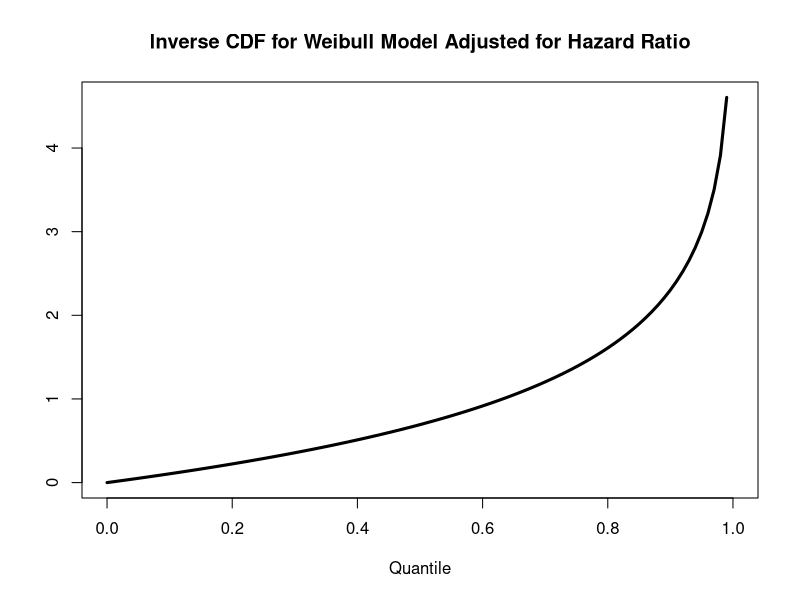

R code for this plot:
## ---- chunk 1
f_inv_cond_weib = function(u, nu, lambda, t0){
  
  t = (t0^nu - log(1-u) * lambda^(-1))^(1/nu) - t0
  
  return(t)
  
}
## ---- chunk 2
# The hazard ratio is set to 1 by default so the function can be used for 
# non hazard adjusted inverse CDF's
inverse_cond_cdf = function(u, nu, lambda, beta_HR = 1, t0){
  
  t = (t0^nu - log(1 - u) * (beta_HR * lambda)^(-1) )^(1/nu) - t0
  
  return(t)
  
}


curve(inverse_cond_cdf(x, nu = 1, lambda = 0.5, 
                       beta_HR = 2, t0 = 1),
      from = 0, 
      to = 1,
      xlab = "Quantile",
      y = "",
      main = "Inverse CDF for Weibull Model Adjusted for Hazard Ratio",
      lwd = 3
)
